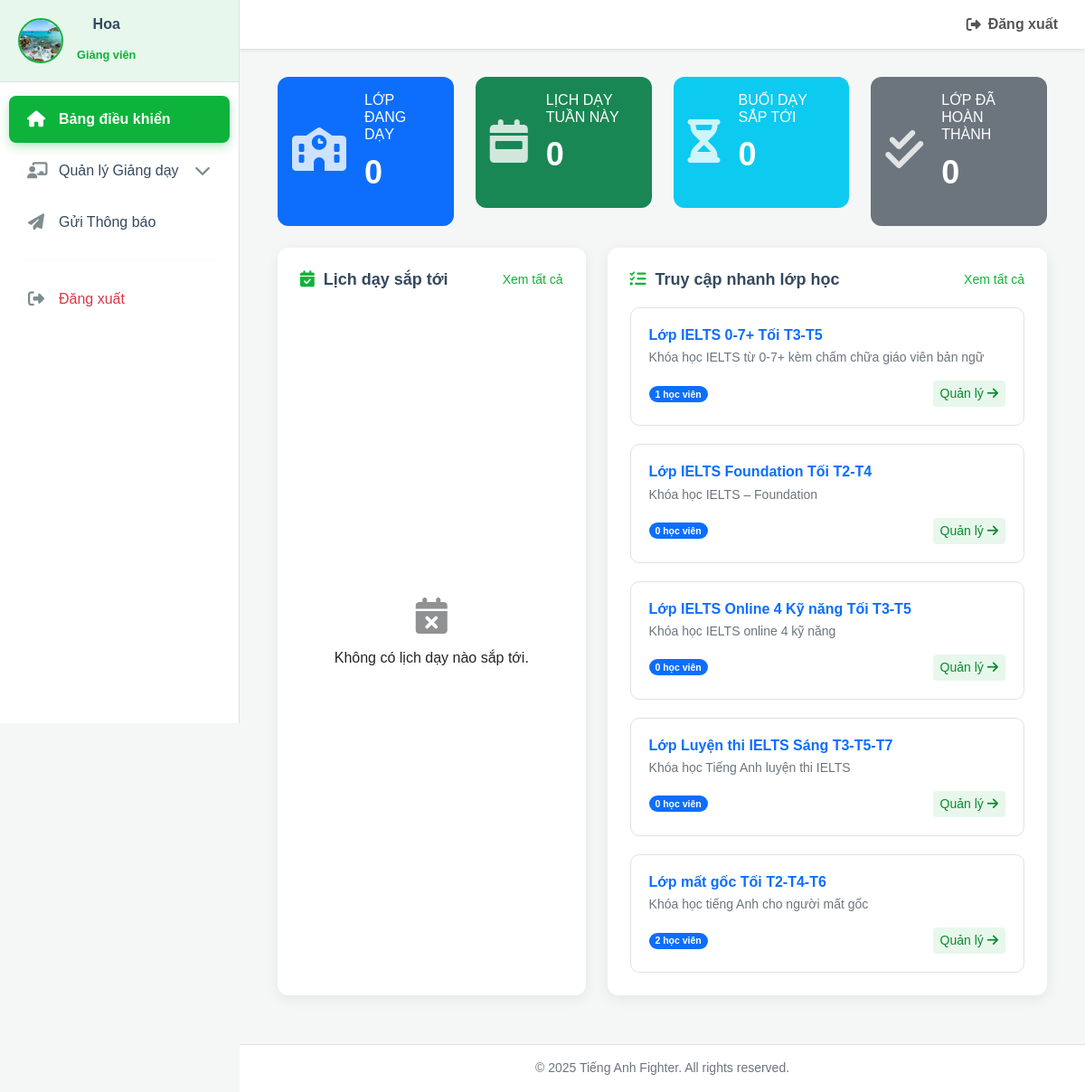
The page /admin/admin.php (signed in) on the database its author committed.
### tables this page shows
CREATE TABLE `giangvien` (
  `id_giangvien` int(11) NOT NULL,
  `ten_giangvien` varchar(100) NOT NULL,
  `so_dien_thoai` varchar(15) DEFAULT NULL,
  `mat_khau` varchar(255) DEFAULT NULL,
  `email` varchar(100) DEFAULT NULL,
  `mo_ta` text DEFAULT NULL COMMENT 'Mô tả chuyên môn, kinh nghiệm của giảng viên',
  `hinh_anh` varchar(255) DEFAULT NULL
);

CREATE TABLE `lop_hoc` (
  `id_lop` varchar(50) NOT NULL,
  `id_khoahoc` int(11) NOT NULL,
  `ten_lop` varchar(100) NOT NULL,
  `id_giangvien` int(11) DEFAULT NULL COMMENT 'Giảng viên trực tiếp đứng lớp',
  `so_luong_hoc_vien` int(11) DEFAULT 0,
  `trang_thai` enum('dang hoc','da xong') DEFAULT 'dang hoc'
);

CREATE TABLE `khoahoc` (
  `id_khoahoc` int(11) NOT NULL,
  `ten_khoahoc` varchar(100) DEFAULT NULL,
  `mo_ta` text DEFAULT NULL,
  `thoi_gian` int(11) DEFAULT NULL COMMENT 'Thời lượng khóa học (tính bằng số buổi)',
  `chi_phi` int(11) DEFAULT NULL,
  `hinh_anh` varchar(255) DEFAULT NULL,
  `danh_gia_tb` decimal(3,2) DEFAULT NULL,
  `cap_do` varchar(50) DEFAULT NULL COMMENT 'Cấp độ của khóa học (Beginner, Intermediate, IELTS 5.0+,...)'
);

### admin/modules/teacher/teacher_home.php (the view, shortened to what this page needs)
<?php
$id_giangvien = $_SESSION['id_giangvien'];
$total_classes_active = $conn->query("SELECT COUNT(*) as total FROM lop_hoc WHERE id_giangvien = $id_giangvien AND trang_thai = 'dang hoc'")->fetch_assoc()['total'] ?? 0;
$today = new DateTime();
$start_of_week = (clone $today)->modify('monday this week')->format('Y-m-d');
$end_of_week = (clone $today)->modify('sunday this week')->format('Y-m-d');
$stmt_week_schedule = $conn->prepare("
    SELECT COUNT(*) as total
    FROM lichhoc lh
    JOIN lop_hoc l ON lh.id_lop = l.id_lop
    WHERE l.id_giangvien = ? AND lh.ngay_hoc BETWEEN ? AND ?
");
$stmt_week_schedule->bind_param("iss", $id_giangvien, $start_of_week, $end_of_week);
$stmt_week_schedule->execute();
$total_week_schedules = $stmt_week_schedule->get_result()->fetch_assoc()['total'] ?? 0;
$total_classes_completed = $conn->query("SELECT COUNT(*) as total FROM lop_hoc WHERE id_giangvien = $id_giangvien AND trang_thai = 'da xong'")->fetch_assoc()['total'] ?? 0;
$sql_upcoming_schedule = "
    SELECT lh.id_lichhoc, lh.ngay_hoc, lh.gio_bat_dau, lh.gio_ket_thuc, l.ten_lop, lh.phong_hoc, lh.ghi_chu
    FROM lichhoc lh
    JOIN lop_hoc l ON lh.id_lop = l.id_lop
    WHERE l.id_giangvien = ? AND CONCAT(lh.ngay_hoc, ' ', lh.gio_ket_thuc) >= NOW()
    ORDER BY lh.ngay_hoc ASC, lh.gio_bat_dau ASC
    LIMIT 5
";
$stmt_schedule = $conn->prepare($sql_upcoming_schedule);
$stmt_schedule->bind_param("i", $id_giangvien);
$stmt_schedule->execute();
$upcoming_schedules = $stmt_schedule->get_result();
$total_upcoming_schedules = $upcoming_schedules->num_rows;
$sql_my_classes = "
    SELECT id_lop, ten_lop, so_luong_hoc_vien, ten_khoahoc
    FROM lop_hoc lh
    JOIN khoahoc kh ON lh.id_khoahoc = kh.id_khoahoc
    WHERE lh.id_giangvien = ? AND lh.trang_thai = 'dang hoc'
    ORDER BY ten_lop ASC
    LIMIT 6
";
$stmt_classes = $conn->prepare($sql_my_classes);
$stmt_classes->bind_param("i", $id_giangvien);
$stmt_classes->execute();
$my_classes = $stmt_classes->get_result();
?>
<div class="container-fluid">
    <div class="row">
        <div class="col-lg-3 col-md-6 mb-4">
            <div class="card stat-card bg-primary animated-component" style="animation-delay: 100ms;">
                <div class="card-body">
                    <div class="card-icon"><i class="fa-solid fa-school"></i></div>
                    <div class="card-text-content">
                        <h5 class="card-title">Lớp đang dạy</h5>
                        <p class="card-number" data-target="<?php echo $total_classes_active; ?>">0</p>
                    </div>
                </div>
            </div>
        </div>
        <div class="col-lg-3 col-md-6 mb-4">
            <div class="card stat-card bg-success animated-component" style="animation-delay: 200ms;">
                <div class="card-body">
                    <div class="card-icon"><i class="fa-solid fa-calendar-week"></i></div>
                    <div class="card-text-content">
                        <h5 class="card-title">Lịch dạy tuần này</h5>
                        <p class="card-number" data-target="<?php echo $total_week_schedules; ?>">0</p>
                    </div>
                </div>
            </div>
        </div>
        <div class="col-lg-3 col-md-6 mb-4">
            <div class="card stat-card bg-info animated-component" style="animation-delay: 300ms;">
                <div class="card-body">
                    <div class="card-icon"><i class="fa-solid fa-hourglass-half"></i></div>
                    <div class="card-text-content">
                        <h5 class="card-title">Buổi dạy sắp tới</h5>
                        <p class="card-number" data-target="<?php echo $total_upcoming_schedules; ?>">0</p>
                    </div>
                </div>
            </div>
        </div>
        <div class="col-lg-3 col-md-6 mb-4">
            <div class="card stat-card bg-secondary animated-component" style="animation-delay: 400ms;">
                <div class="card-body">
                    <div class="card-icon"><i class="fa-solid fa-check-double"></i></div>
                    <div class="card-text-content">
                        <h5 class="card-title">Lớp đã hoàn thành</h5>
                        <p class="card-number" data-target="<?php echo $total_classes_completed; ?>">0</p>
                    </div>
                </div>
            </div>
        </div>
    </div>
    <div class="row">
        <div class="col-lg-5 mb-4">
            <div class="widget animated-component h-100" style="animation-delay: 500ms;">
                <div class="widget-header">
                    <h4><i class="fa-solid fa-calendar-check"></i>Lịch dạy sắp tới</h4>
                    <a href="./admin.php?nav=teacher_classes" class="view-all-link">Xem tất cả</a>
                </div>
                <div class="widget-body">
                    <?php if ($upcoming_schedules->num_rows > 0): ?>
                        <div class="schedule-list">
                            <?php mysqli_data_seek($upcoming_schedules, 0);
                            while ($schedule = $upcoming_schedules->fetch_assoc()):
                                $start_timestamp = strtotime($schedule['ngay_hoc'] . ' ' . $schedule['gio_bat_dau']) * 1000;
                                $end_timestamp = strtotime($schedule['ngay_hoc'] . ' ' . $schedule['gio_ket_thuc']) * 1000;
                            ?>
                                <div class="schedule-list-item"
                                    id="schedule-<?php echo $schedule['id_lichhoc']; ?>"
                                    data-start-timestamp="<?php echo $start_timestamp; ?>"
                                    data-end-timestamp="<?php echo $end_timestamp; ?>">
                                    <div class="schedule-date">
                                        <span class="day"><?php echo date("d", strtotime($schedule['ngay_hoc'])); ?></span>
                                        <span class="month">Th <?php echo date("m", strtotime($schedule['ngay_hoc'])); ?></span>
                                    </div>
                                    <div class="schedule-details">
                                        <h6><?php echo htmlspecialchars($schedule['ten_lop']); ?></h6>
                                        <p><i class="fa-solid fa-clock"></i> <?php echo date("H:i", strtotime($schedule['gio_bat_dau'])) . ' - ' . date("H:i", strtotime($schedule['gio_ket_thuc'])); ?></p>
                                        <p><i class="fa-solid fa-map-marker-alt"></i> <?php echo htmlspecialchars($schedule['phong_hoc']); ?></p>
                                        <?php if (!empty($schedule['ghi_chu'])): ?>
                                            <div class="schedule-note">
                                                <strong>Ghi chú:</strong>
                                                <div class="schedule-note-content">
                                                    <?php
                                                    $note = htmlspecialchars($schedule['ghi_chu']);
                                                    $note = preg_replace(
                                                        '/(https?:\/\/[^\s]+)/',
                                                        '<a href="$1" target="_blank" title="Nhấn để mở link">$1</a>',
                                                        $note
                                                    );
                                                    echo $note;
                                                    ?>
                                                </div>
                                            </div>
                                        <?php endif; ?>
                                    </div>
                                </div>
                            <?php endwhile; ?>
                        </div>
                    <?php else: ?>
                        <div class="empty-state">
                            <i class="fa-solid fa-calendar-xmark"></i>
                            <p>Không có lịch dạy nào sắp tới.</p>
                        </div>
                    <?php endif; ?>
                </div>
            </div>
        </div>
        <div class="col-lg-7 mb-4">
            <div class="widget animated-component h-100" style="animation-delay: 600ms;">
                <div class="widget-header">
                    <h4><i class="fa-solid fa-list-check"></i>Truy cập nhanh lớp học</h4>
                    <a href="./admin.php?nav=teacher_classes" class="view-all-link">Xem tất cả</a>
                </div>
                <div class="widget-body">
                    <?php if ($my_classes->num_rows > 0): ?>
                        <div class="quick-access-grid">
                            <?php while ($class = $my_classes->fetch_assoc()): ?>
                                <a href="./admin.php?nav=lichhoc&lop_id=<?php echo $class['id_lop']; ?>" class="text-decoration-none">
                                    <div class="class-shortcut-card">
                                        <div class="class-info">
                                            <h6><?php echo htmlspecialchars($class['ten_lop']); ?></h6>
                                            <p><?php echo htmlspecialchars($class['ten_khoahoc']); ?></p>
                                        </div>
                                        <div class="class-meta">
                                            <span class="badge bg-primary rounded-pill"><?php echo $class['so_luong_hoc_vien']; ?> học viên</span>
                                            <span class="btn btn-sm btn-manage">Quản lý <i class="fa-solid fa-arrow-right"></i></span>
                                        </div>
                                    </div>
                                </a>
                            <?php endwhile; ?>
                        </div>
                    <?php endif; ?>
                </div>
            </div>
        </div>
    </div>
</div>

### admin/modules/teacher/teacher_menu.php (shortened to what this page needs)
<?php
$id_giangvien = $_SESSION['id_giangvien'] ?? null;
$teacher_avatar = '../images/logo.png';
if ($id_giangvien) {
    $sql_teacher = "SELECT hinh_anh FROM giangvien WHERE id_giangvien = ?";
    $stmt_teacher = $conn->prepare($sql_teacher);
    $stmt_teacher->bind_param("i", $id_giangvien);
    $stmt_teacher->execute();
    $result_teacher = $stmt_teacher->get_result();
    if ($row_teacher = $result_teacher->fetch_assoc()) {
        if (!empty($row_teacher['hinh_anh'])) {
            $teacher_avatar = "../" . $row_teacher['hinh_anh'];
        }
    }
}
$current_page = $_GET['nav'] ?? '';
$teaching_management_pages = [
    'teacher_classes',
    'lichhoc',
    'teacher_materials',
    'question',
    'ds_cauhoi_gv',
    'kqhocvien_gv',
    'teacher_schedule'
];
$is_teaching_management_active = in_array($current_page, $teaching_management_pages);
?>
<div class="sidebar-header teacher-header">
    <div class="teacher-info">
        <img src="<?php echo htmlspecialchars($teacher_avatar); ?>" alt="Avatar Giảng viên" onerror="this.src='../images/logo.png';">
        <div>
            <p class="name"><?php echo htmlspecialchars($_SESSION['teacher_name']); ?></p>
            <span class="role">Giảng viên</span>
        </div>
    </div>
</div>
<nav class="admin-nav">
    <ul>
        <li>
            <a href="./admin.php" class="<?php echo ($current_page == '') ? 'active' : ''; ?>">
                <i class="fa-solid fa-house"></i>
                <span>Bảng điều khiển</span>
            </a>
        </li>
        <li>
            <a href="#teachingSubmenu" data-bs-toggle="collapse" aria-expanded="<?php echo $is_teaching_management_active ? 'true' : 'false'; ?>" class="nav-link-collapse <?php echo $is_teaching_management_active ? '' : 'collapsed'; ?>">
                <i class="fa-solid fa-chalkboard-user"></i>
                <span>Quản lý Giảng dạy</span>
                <i class="collapse-arrow fa-solid fa-chevron-down ms-auto"></i>
            </a>
        </li>
        <li>
            <a href="./admin.php?nav=teacher_notifications" class="<?php echo ($current_page == 'teacher_notifications') ? 'active' : ''; ?>">
                <i class="fa-solid fa-paper-plane"></i>
                <span>Gửi Thông báo</span>
            </a>
        </li>
        <hr>
        <li>
            <a href="modules/logout.php" class="text-danger">
                <i class="fa-solid fa-right-from-bracket"></i><span>Đăng xuất</span>
            </a>
        </li>
    </ul>
</nav>

### rows shown on the page
giangvien: hinh_anh (picture)
lop_hoc: ten_lop "Lớp IELTS 0-7+ Tối T3-T5", id_khoahoc.ten_khoahoc "Khóa học IELTS từ 0-7+ kèm chấm chữa giáo viên bản ngữ", so_luong_hoc_vien "1"
lop_hoc: ten_lop "Lớp IELTS Foundation Tối T2-T4", id_khoahoc.ten_khoahoc "Khóa học IELTS – Foundation", so_luong_hoc_vien "0"
lop_hoc: ten_lop "Lớp IELTS Online 4 Kỹ năng Tối T3-T5", id_khoahoc.ten_khoahoc "Khóa học IELTS online 4 kỹ năng", so_luong_hoc_vien "0"
lop_hoc: ten_lop "Lớp Luyện thi IELTS Sáng T3-T5-T7", id_khoahoc.ten_khoahoc "Khóa học Tiếng Anh luyện thi IELTS", so_luong_hoc_vien "0"
lop_hoc: ten_lop "Lớp mất gốc Tối T2-T4-T6", id_khoahoc.ten_khoahoc "Khóa học tiếng Anh cho người mất gốc", so_luong_hoc_vien "2"

### other values the page prints
$_SESSION['teacher_name'] "Hoa"
